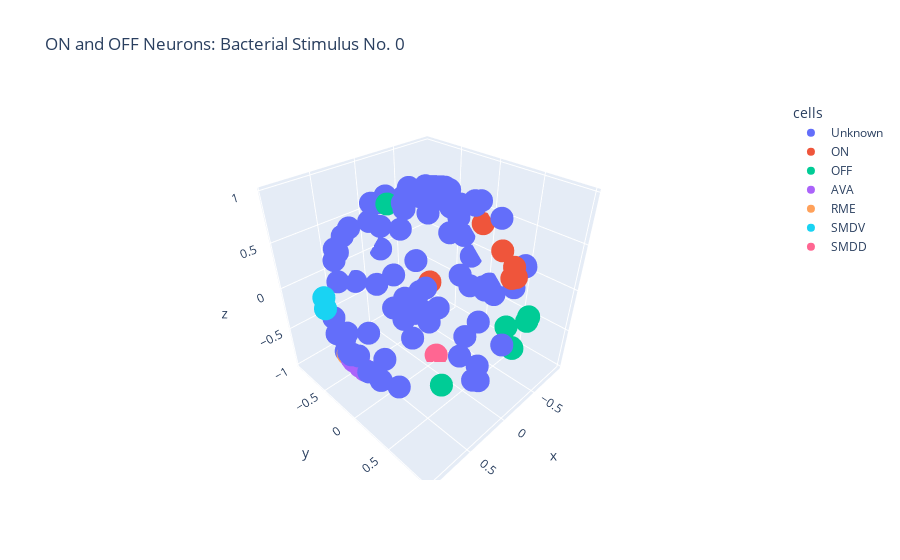

Notebook code cell kept with this figure:
### Code cell
# Create a scatter plot
# fig = px.scatter_3d(data_frame = hyperbolic_df, x= 'x', y = 'y', z= 'z', title='AVA and RME: Stimulus 0', color = 'cluster labels') #cornflowerblue, lightcoral

fig = px.scatter_3d(data_frame = hyperbolic_df, x= 'x', y = 'y', z= 'z', title='ON and OFF Neurons: Bacterial Stimulus No. 0',  color ='cells') #cornflowerblue, lightcoral
fig.update_layout(
    scene=dict(
        xaxis=dict(ticktext=[-1, -0.5, 0, 0.5, 1]),
        yaxis=dict(ticktext=[-1, -0.5, 0, 0.5, 1]),
        zaxis=dict(ticktext=[-1, -0.5, 0, 0.5, 1]),
    )
)

fig.show()

### Figure 1 — Plotly figure (JSON) as saved in the notebook; plotly's stock layout.template omitted (floating-point values rounded to 4 significant figures)
{"data": [{"hovertemplate": "cells=Unknown<br>x=%{x}<br>y=%{y}<br>z=%{z}<extra></extra>", "legendgroup": "Unknown", "marker": {"color": "#636efa", "symbol": "circle"}, "mode": "markers", "name": "Unknown", "scene": "scene", "showlegend": true, "type": "scatter3d", "x": [0.1907, 0.4962, -0.7928, 0.7104, -0.2041, 0.1448, 0.3005, 0.9406, -0.196, 0.6459, -0.02917, 0.404, -0.3316, -0.1314, 0.7076, -0.3976, -0.2832, -0.1911, 0.7475, 0.1876, -0.5573, 0.7582, -0.3254, -0.2079, 0.69, 0.61, 0.7245, -0.4462, 0.718, 0.7545, 0.8368, 0.6213, 0.4555, 0.7938, 0.5858, 0.875, -0.7989, 0.9139, -0.03462, -0.4099, 0.7968, -0.8409, -0.06, 0.1365, 0.3796, -0.8555, 0.9461, -0.3726, -0.7517, 0.773, 0.1001, -0.5362, 0.7703, 0.5698, -0.06668, 0.9487, 0.0375, -0.9288, -0.2004, -0.6483, -0.2405, -0.3564, -0.8669, -0.4789, 0.4632, -0.7047, -0.8625, 0.2205, -0.4792, 0.7093, 0.1135, -0.8427, -0.1423, -0.292, 0.4914, -0.1821, -0.3667, -0.03512, 0.1929, -0.8325, -0.9029, -0.3679, -0.2092, -0.5252, -0.9009, -0.7324, -0.3744, -0.08756, 0.2778, -0.3109, 0.5618, -0.8778, -0.2611, -0.4657, -0.152, -0.4309, -0.4331, -0.7035, -0.6389, -0.8286, -0.6415, 0.3355, -0.4496], "y": [0.8248, 0.8478, 0.5465, -0.4573, 0.5061, -0.3928, 0.8458, -0.04585, -0.9232, 0.6006, -0.7277, -0.6294, -0.6842, -0.6956, 0.4596, -0.3942, -0.8477, -0.9373, 0.5797, -0.5545, -0.7609, -0.2816, -0.1066, -0.4701, 0.5482, 0.5229, -0.5793, -0.5725, 0.3518, 0.4956, -0.254, -0.5452, -0.8553, -0.2293, -0.625, 0.1326, 0.5482, -0.2406, 0.272, -0.8451, -0.2534, -0.3196, -0.8861, -0.1561, -0.2677, 0.4094, 0.0008342, -0.1964, -0.2866, 0.1656, 0.1134, -0.3739, -0.2353, 0.5439, -0.09051, 0.1141, 0.003181, -0.2436, -0.2355, 0.1388, -0.1627, -0.2777, 0.02887, 0.09711, -0.235, 0.2758, 0.1605, -0.08034, -0.3267, -0.3846, 0.9759, -0.1689, -0.006161, -0.02353, -0.813, -0.0907, -0.2303, 0.03926, -0.9245, -0.3695, 0.05675, -0.3545, -0.1361, -0.3808, -0.3448, -0.4022, -0.3374, -0.3404, 0.002025, -0.2272, -0.5074, -0.01117, 0.3077, 0.2052, -0.1577, -0.3079, -0.2775, -0.05756, -0.643, -0.4908, -0.4316, -0.5763, -0.3298], "z": [-0.5029, 0.0178, 0.1542, -0.4755, -0.818, 0.8782, -0.3992, -0.2407, 0.2596, 0.4106, 0.6488, 0.5706, 0.5867, -0.6803, 0.4935, 0.7748, -0.3671, -0.02168, 0.1953, 0.7704, -0.2551, -0.5367, 0.905, 0.8308, 0.387, 0.5377, -0.2748, 0.6323, -0.5423, 0.3364, -0.4267, -0.5116, -0.1114, -0.4987, 0.4263, -0.3979, 0.1372, -0.1576, 0.934, 0.176, -0.4886, -0.3836, -0.4082, 0.9442, -0.8537, -0.208, -0.2326, 0.8693, 0.5448, -0.5572, 0.9529, -0.7245, -0.5423, 0.5604, 0.9631, -0.1689, 0.9678, -0.1335, 0.918, -0.7058, 0.9138, 0.8451, -0.4337, -0.8395, 0.7985, 0.5971, -0.4265, 0.9356, 0.7613, 0.5404, -0.02728, -0.4605, 0.9546, 0.9169, 0.179, 0.9391, 0.8608, 0.9665, -0.265, 0.339, -0.3551, -0.8284, 0.9297, 0.7094, 0.1015, 0.4807, 0.8298, 0.9012, 0.9298, 0.88, 0.5934, -0.4153, 0.8848, 0.8287, 0.9309, 0.8054, 0.8177, 0.6698, 0.3603, 0.1072, 0.5849, -0.7055, 0.7824]}, {"hovertemplate": "cells=ON<br>x=%{x}<br>y=%{y}<br>z=%{z}<extra></extra>", "legendgroup": "ON", "marker": {"color": "#EF553B", "symbol": "circle"}, "mode": "markers", "name": "ON", "scene": "scene", "showlegend": true, "type": "scatter3d", "x": [-0.1182, -0.1692, -0.2033, -0.1101, -0.1451, -0.2733, -0.6083, -0.9112], "y": [0.8494, 0.8528, 0.8013, 0.849, 0.708, -0.5382, -0.5829, -0.09758], "z": [0.4677, 0.4526, 0.5131, 0.4696, 0.6543, 0.7692, -0.4932, 0.3319]}, {"hovertemplate": "cells=OFF<br>x=%{x}<br>y=%{y}<br>z=%{z}<extra></extra>", "legendgroup": "OFF", "marker": {"color": "#00cc96", "symbol": "circle"}, "mode": "markers", "name": "OFF", "scene": "scene", "showlegend": true, "type": "scatter3d", "x": [-0.4649, 0.2101, -0.323, -0.3785, -0.2851, -0.63, 0.2783], "y": [0.8409, 0.3957, 0.8034, 0.9025, 0.8327, 0.5169, -0.2109], "z": [-0.1863, -0.8696, -0.4486, -0.04823, -0.4165, -0.5426, 0.9033]}, {"hovertemplate": "cells=AVA<br>x=%{x}<br>y=%{y}<br>z=%{z}<extra></extra>", "legendgroup": "AVA", "marker": {"color": "#ab63fa", "symbol": "circle"}, "mode": "markers", "name": "AVA", "scene": "scene", "showlegend": true, "type": "scatter3d", "x": [0.8465, 0.8874, 0.8668, 0.8338, 0.8228, 0.8872], "y": [-0.1009, -0.09156, -0.1034, -0.05448, 0.0003367, -0.0609], "z": [-0.4537, -0.3783, -0.4282, -0.4907, -0.508, -0.3921]}, {"hovertemplate": "cells=RME<br>x=%{x}<br>y=%{y}<br>z=%{z}<extra></extra>", "legendgroup": "RME", "marker": {"color": "#FFA15A", "symbol": "circle"}, "mode": "markers", "name": "RME", "scene": "scene", "showlegend": true, "type": "scatter3d", "x": [0.8409, 0.8359, 0.8543, 0.831, 0.8504], "y": [-0.1379, -0.151, -0.2001, -0.2076, -0.1472], "z": [-0.4609, -0.4677, -0.4152, -0.459, -0.4431]}, {"hovertemplate": "cells=SMDV<br>x=%{x}<br>y=%{y}<br>z=%{z}<extra></extra>", "legendgroup": "SMDV", "marker": {"color": "#19d3f3", "symbol": "circle"}, "mode": "markers", "name": "SMDV", "scene": "scene", "showlegend": true, "type": "scatter3d", "x": [0.8388, 0.8477], "y": [-0.5045, -0.4917], "z": [0.06695, -0.0482]}, {"hovertemplate": "cells=SMDD<br>x=%{x}<br>y=%{y}<br>z=%{z}<extra></extra>", "legendgroup": "SMDD", "marker": {"color": "#FF6692", "symbol": "circle"}, "mode": "markers", "name": "SMDD", "scene": "scene", "showlegend": true, "type": "scatter3d", "x": [-0.1408], "y": [-0.01796], "z": [-0.9723]}], "layout": {"legend": {"title": {"text": "cells"}, "tracegroupgap": 0}, "scene": {"domain": {"x": [0, 1], "y": [0, 1]}, "xaxis": {"ticktext": [-1, -0.5, 0, 0.5, 1], "title": {"text": "x"}}, "yaxis": {"ticktext": [-1, -0.5, 0, 0.5, 1], "title": {"text": "y"}}, "zaxis": {"ticktext": [-1, -0.5, 0, 0.5, 1], "title": {"text": "z"}}}, "title": {"text": "ON and OFF Neurons: Bacterial Stimulus No. 0"}}}
